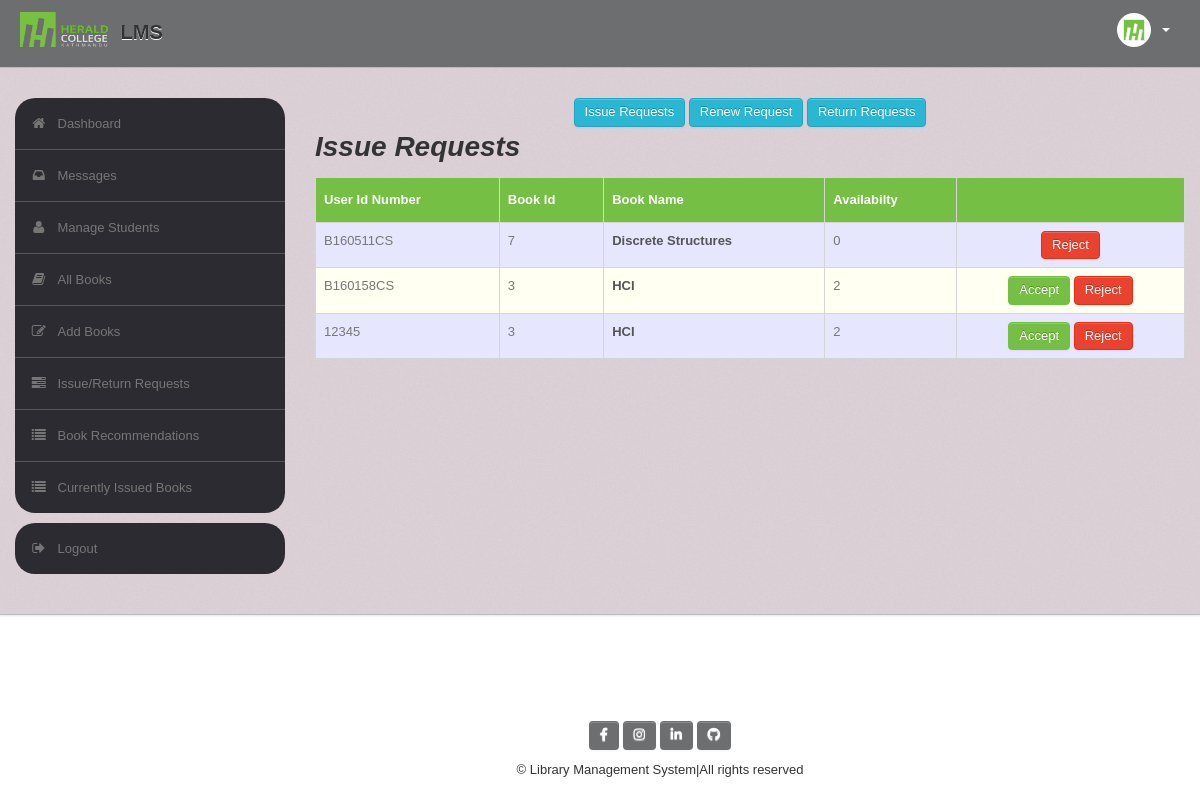
The page /admin/issue_requests.php (signed in) on the database its author committed.
### tables this page shows
CREATE TABLE `record` (
  `UserId` varchar(50) NOT NULL,
  `BookId` int(10) NOT NULL,
  `Date_of_Issue` date DEFAULT NULL,
  `Due_Date` date DEFAULT NULL,
  `Date_of_Return` date DEFAULT NULL,
  `Dues` int(10) DEFAULT NULL,
  `Renewals_left` int(10) DEFAULT NULL,
  `Time` time DEFAULT NULL,
  `D` date DEFAULT NULL,
  `D1` date DEFAULT NULL
);

CREATE TABLE `book` (
  `BookId` int(10) NOT NULL,
  `Title` varchar(50) DEFAULT NULL,
  `Publisher` varchar(50) DEFAULT NULL,
  `Year` varchar(50) DEFAULT NULL,
  `Availability` int(5) DEFAULT NULL
);

### admin/issue_requests.php (the view, shortened to what this page needs)
<?php
require('dbconn.php');
?>
<?php
if ($_SESSION['UserId']) {
?>
    <!DOCTYPE html>
    <html lang="en">
    <head>
        <link type="text/css" href="bootstrap/css/bootstrap.min.css" rel="stylesheet">
        <link type="text/css" href="bootstrap/css/bootstrap-responsive.min.css" rel="stylesheet">
        <link type="text/css" href="css/theme.css" rel="stylesheet">
        <link type="text/css" href="images/icons/css/font-awesome.css" rel="stylesheet">
    </head>
    <body>
        <div class="navbar navbar-fixed-top">
            <div class="navbar-inner">
                <div class="container">
                        <a class="brand" href="home.php"><img src="images/nn.png" class="logo" /> LMS </a>
                    <div class="nav-collapse collapse navbar-inverse-collapse">
                        <ul class="nav pull-right">
                            <li class="nav-user dropdown"><a href="#" class="dropdown-toggle" data-toggle="dropdown">
                                    <img src="images/user.png" class="nav-avatar" />
                                    <b class="caret"></b></a>
                            </li>
                        </ul>
                    </div>
                </div>
            </div>
        </div>
        <div class="wrapper">
            <div class="container">
                <div class="row">
                    <div class="span3">
                        <div class="sidebar">
                            <ul class="widget widget-menu unstyled">
                                <li class="active"><a href="home.php"><i class="menu-icon icon-home"></i>Dashboard
                                    </a></li>
                                <li><a href="message.php"><i class="menu-icon icon-inbox"></i>Messages</a>
                                </li>
                                <li><a href="student.php"><i class="menu-icon icon-user"></i>Manage Students </a>
                                </li>
                                <li><a href="book.php"><i class="menu-icon icon-book"></i>All Books </a></li>
                                <li><a href="addbook.php"><i class="menu-icon icon-edit"></i>Add Books </a></li>
                                <li><a href="requests.php"><i class="menu-icon icon-tasks"></i>Issue/Return Requests </a></li>
                                <li><a href="recommendations.php"><i class="menu-icon icon-list"></i>Book Recommendations </a></li>
                                <li><a href="current.php"><i class="menu-icon icon-list"></i>Currently Issued Books </a></li>
                            </ul>
                            <ul class="widget widget-menu unstyled">
                                <li><a href="logout.php"><i class="menu-icon icon-signout"></i>Logout </a></li>
                            </ul>
                        </div>
                    </div>
                    <div class="span9">
                        <center>
                            <a href="issue_requests.php" class="btn btn-info">Issue Requests</a>
                            <a href="renew_requests.php" class="btn btn-info">Renew Request</a>
                            <a href="return_requests.php" class="btn btn-info">Return Requests</a>
                        </center>
                        <h1><i>Issue Requests</i></h1>
                        <table class="table" id="tables">
                            <thead>
                                <tr>
                                    <th>User Id Number</th>
                                    <th>Book Id</th>
                                    <th>Book Name</th>
                                    <th>Availabilty</th>
                                    <th></th>
                                </tr>
                            </thead>
                            <tbody>
                                <?php
                                $sql = "select * from LMS.record,LMS.book where Date_of_Issue is NULL and record.BookId=book.BookId order by Time";
                                $result = $conn->query($sql);
                                while ($row = $result->fetch_assoc()) {
                                    $bookid = $row['BookId'];
                                    $rollno = $row['UserId'];
                                    $name = $row['Title'];
                                    $avail = $row['Availability'];
                                ?>
                                    <tr>
                                        <td><?php echo strtoupper($rollno) ?></td>
                                        <td><?php echo $bookid ?></td>
                                        <td><b><?php echo $name ?></b></td>
                                        <td><?php echo $avail ?></td>
                                        <td>
                                            <center>
                                                <?php
                                                if ($avail > 0) {
                                                    echo "<a href=\"accept.php?id1=" . $bookid . "&id2=" . $rollno . "\" class=\"btn btn-success\">Accept</a>";
                                                }
                                                ?>
                                                <a href="reject.php?id1=<?php echo $bookid ?>&id2=<?php echo $rollno ?>" class="btn btn-danger">Reject</a>
                                            </center>
                                        </td>
                                    </tr>
                                <?php } ?>
                            </tbody>
                        </table>
                    </div>
                </div>
            </div>
        </div>
        <?php include('footer.php') ?>
    </body>
    </html>
<?php } else {
    echo "<script type='text/javascript'>alert('Access Denied!!!')</script>";
} ?>

### admin/css/theme.css (style rules this page uses)
#tables { font-family: "Trebuchet MS", Arial, Helvetica, sans-serif; border-collapse: collapse; width: 100%; }
#tables td, #tables th { border: 1px solid #ddd; padding: 8px; }
#tables tr:nth-child(even) { background-color: #fffff2; }
#tables tr:nth-child(odd) { background-color: #e6e6ff; }
#tables th { padding-top: 12px; padding-bottom: 12px; text-align: left; background-color: #74bf44; color: white; }
body { font-size: 13px; font-family: 'Open Sans', Arial, sans-serif; background: #fff; color: #777 }
h1, h2, h3, h4, h5, h6 { color: #333; margin-top: 0 }
h1 { font-size: 28px }
strong, b { color: #555 }
.wrapper { background: url(../images/bg.png) #cec1c8; border-bottom: 1px solid #bbb; -webkit-box-shadow: 0 1px 2px rgba(0,0,0,0.1); -moz-box-shadow: 0 1px 2px rgba(0,0,0,0.1); box-shadow: 0 1px 2px rgba(0,0,0,0.1); padding: 30px 0 }
body [class^="icon-"], body [class*=" icon-"] { font-size: 14px; line-height: 20px; height: 20px }
body { font-family: Arial, sans-serif; }
.navbar { position: static!important; margin: 0!important }
.navbar .navbar-inner { background: #6d6e70; border-bottom: 1px solid #bbb; -webkit-box-shadow: 0 1px 2px rgba(0,0,0,0.15); -moz-box-shadow: 0 1px 2px rgba(0,0,0,0.15); box-shadow: 0 1px 2px rgba(0,0,0,0.15) }
.navbar .brand { color: #333; font-weight: bold; font-size: 20px; margin-right: 20px; padding: 20px }
.logo { width: 90px; height: 35px; margin: -8px 5px 0 ; }
.navbar .nav>li>a { padding: 20px 15px; font-weight: bold; color: #777 }
.nav-user>a { height: 20px }
.nav-avatar { width: 34px; height: 34px; margin: -7px 5px 0 0; -webkit-border-radius: 50%; -moz-border-radius: 50%; border-radius: 50% }
.btn, .btn-box { -webkit-border-radius: 3px; -moz-border-radius: 3px; border-radius: 3px }
.btn { font-size: 13px; font-weight: 600 }
.btn { display: inline-block; margin-bottom: 0; font-weight: 400; text-align: center; vertical-align: middle; cursor: pointer; background-color: #6d6e70; color: #fff; background-image: none; border: 1px solid transparent; white-space: nowrap; padding: 4px 10px; font-size: 13px; line-height: 1.42857; border-radius: 4px; -webkit-user-select: none; -moz-user-select: none; -ms-user-select: none; user-select: none }
.btn-success { color: #fff; background-color: #74bf44; border-color: #74bf44 }
.btn-info { color: #fff; background-color: #29b7d3; border-color: #25a4be }
.btn-danger { color: #fff; background-color: #e9422e; border-color: #e52e18 }
.table { margin-bottom: 0 }
.table th, .table td { border-color: #d5d5d5!important }
.widget-menu { background: #fff; -webkit-border-radius: 3px; -moz-border-radius: 3px; border-radius: 20px; overflow: hidden }
.widget-menu a { color: #555; display: block; line-height: 20px; padding: 15px; text-decoration: none!important }
.widget-menu .menu-icon { margin-right: 10px; color: #767676; -webkit-transition: all .2s ease-in-out; -moz-transition: all .2s ease-in-out; transition: all .2s ease-in-out; }
.widget-menu>li+li { border-top: 1px solid #555 }
.widget-menu>li>a { background-color: #2d2b32; color: #767676; -webkit-transition: all .2s ease-in-out; -moz-transition: all .2s ease-in-out; transition: all .2s ease-in-out; }

### rows shown on the page
record: UserId "B160511CS", BookId.BookId "7", BookId.Title "Discrete Structures", BookId.Availability "0"
record: UserId "B160158CS", BookId.BookId "3", BookId.Title "HCI", BookId.Availability "2"
record: UserId "12345", BookId.BookId "3", BookId.Title "HCI", BookId.Availability "2"
